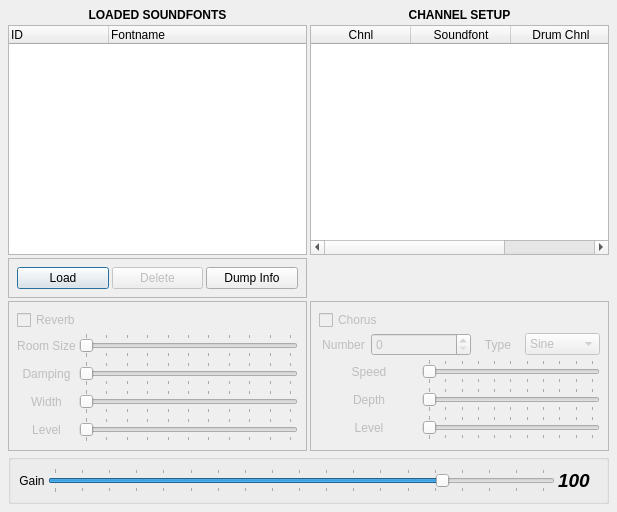
<?xml version="1.0" encoding="UTF-8"?>
<ui version="4.0">
 <class>FLUIDSynthGuiBase</class>
 <widget class="QDialog" name="FLUIDSynthGuiBase">
  <property name="geometry">
   <rect>
    <x>0</x>
    <y>0</y>
    <width>617</width>
    <height>512</height>
   </rect>
  </property>
  <property name="windowTitle">
   <string>FLUID Synth</string>
  </property>
  <layout class="QGridLayout" name="gridLayout">
   <item row="0" column="0">
    <layout class="QGridLayout" name="FluidGrid">
     <item row="2" column="0">
      <widget class="QFrame" name="DiskButtons">
       <property name="frameShape">
        <enum>QFrame::StyledPanel</enum>
       </property>
       <property name="frameShadow">
        <enum>QFrame::Raised</enum>
       </property>
       <layout class="QHBoxLayout">
        <item>
         <widget class="QPushButton" name="Push">
          <property name="text">
           <string>Load</string>
          </property>
         </widget>
        </item>
        <item>
         <widget class="QPushButton" name="Pop">
          <property name="enabled">
           <bool>false</bool>
          </property>
          <property name="text">
           <string>Delete</string>
          </property>
         </widget>
        </item>
        <item>
         <widget class="QPushButton" name="dumpInfoButton">
          <property name="text">
           <string>Dump Info</string>
          </property>
         </widget>
        </item>
       </layout>
      </widget>
     </item>
     <item row="1" column="0">
      <widget class="QTreeWidget" name="sfListView">
       <property name="sizePolicy">
        <sizepolicy hsizetype="MinimumExpanding" vsizetype="Expanding">
         <horstretch>0</horstretch>
         <verstretch>0</verstretch>
        </sizepolicy>
       </property>
       <column>
        <property name="text">
         <string>ID</string>
        </property>
       </column>
       <column>
        <property name="text">
         <string>Fontname</string>
        </property>
       </column>
      </widget>
     </item>
     <item row="1" column="1">
      <widget class="QTableWidget" name="channelListView">
       <property name="sizePolicy">
        <sizepolicy hsizetype="MinimumExpanding" vsizetype="Expanding">
         <horstretch>0</horstretch>
         <verstretch>0</verstretch>
        </sizepolicy>
       </property>
       <attribute name="horizontalHeaderStretchLastSection">
        <bool>true</bool>
       </attribute>
       <column>
        <property name="text">
         <string>Chnl</string>
        </property>
       </column>
       <column>
        <property name="text">
         <string>Soundfont</string>
        </property>
       </column>
       <column>
        <property name="text">
         <string>Drum Chnl</string>
        </property>
       </column>
      </widget>
     </item>
     <item row="3" column="0">
      <widget class="QFrame" name="ReverbFrame">
       <property name="enabled">
        <bool>false</bool>
       </property>
       <property name="frameShape">
        <enum>QFrame::StyledPanel</enum>
       </property>
       <property name="frameShadow">
        <enum>QFrame::Raised</enum>
       </property>
       <layout class="QGridLayout">
        <item row="4" column="1">
         <widget class="QSlider" name="ReverbLevel">
          <property name="maximum">
           <number>16383</number>
          </property>
          <property name="singleStep">
           <number>16</number>
          </property>
          <property name="pageStep">
           <number>1638</number>
          </property>
          <property name="orientation">
           <enum>Qt::Horizontal</enum>
          </property>
          <property name="tickPosition">
           <enum>QSlider::TicksBothSides</enum>
          </property>
          <property name="tickInterval">
           <number>1638</number>
          </property>
         </widget>
        </item>
        <item row="3" column="1">
         <widget class="QSlider" name="ReverbWidth">
          <property name="maximum">
           <number>16383</number>
          </property>
          <property name="singleStep">
           <number>16</number>
          </property>
          <property name="pageStep">
           <number>1638</number>
          </property>
          <property name="orientation">
           <enum>Qt::Horizontal</enum>
          </property>
          <property name="tickPosition">
           <enum>QSlider::TicksBothSides</enum>
          </property>
          <property name="tickInterval">
           <number>1638</number>
          </property>
         </widget>
        </item>
        <item row="2" column="1">
         <widget class="QSlider" name="ReverbDamping">
          <property name="maximum">
           <number>16383</number>
          </property>
          <property name="singleStep">
           <number>16</number>
          </property>
          <property name="pageStep">
           <number>1638</number>
          </property>
          <property name="orientation">
           <enum>Qt::Horizontal</enum>
          </property>
          <property name="tickPosition">
           <enum>QSlider::TicksBothSides</enum>
          </property>
          <property name="tickInterval">
           <number>1638</number>
          </property>
         </widget>
        </item>
        <item row="1" column="1">
         <widget class="QSlider" name="ReverbRoomSize">
          <property name="maximum">
           <number>16383</number>
          </property>
          <property name="singleStep">
           <number>16</number>
          </property>
          <property name="pageStep">
           <number>1638</number>
          </property>
          <property name="orientation">
           <enum>Qt::Horizontal</enum>
          </property>
          <property name="tickPosition">
           <enum>QSlider::TicksBothSides</enum>
          </property>
          <property name="tickInterval">
           <number>1638</number>
          </property>
         </widget>
        </item>
        <item row="4" column="0">
         <widget class="QLabel" name="ReverbLevelLabel">
          <property name="text">
           <string>Level</string>
          </property>
          <property name="alignment">
           <set>Qt::AlignCenter</set>
          </property>
          <property name="wordWrap">
           <bool>false</bool>
          </property>
         </widget>
        </item>
        <item row="3" column="0">
         <widget class="QLabel" name="ReverbWidthLabel">
          <property name="text">
           <string>Width</string>
          </property>
          <property name="alignment">
           <set>Qt::AlignCenter</set>
          </property>
          <property name="wordWrap">
           <bool>false</bool>
          </property>
         </widget>
        </item>
        <item row="2" column="0">
         <widget class="QLabel" name="ReverbDampingLabel">
          <property name="text">
           <string>Damping</string>
          </property>
          <property name="alignment">
           <set>Qt::AlignCenter</set>
          </property>
          <property name="wordWrap">
           <bool>false</bool>
          </property>
         </widget>
        </item>
        <item row="1" column="0">
         <widget class="QLabel" name="ReverbRoomSizeLabel">
          <property name="text">
           <string>Room Size</string>
          </property>
          <property name="alignment">
           <set>Qt::AlignCenter</set>
          </property>
          <property name="wordWrap">
           <bool>false</bool>
          </property>
         </widget>
        </item>
        <item row="0" column="0" colspan="2">
         <widget class="QCheckBox" name="Reverb">
          <property name="text">
           <string>Reverb</string>
          </property>
         </widget>
        </item>
       </layout>
      </widget>
     </item>
     <item row="0" column="1">
      <widget class="QLabel" name="fontSetupLabel">
       <property name="font">
        <font>
         <weight>75</weight>
         <bold>true</bold>
        </font>
       </property>
       <property name="text">
        <string>CHANNEL SETUP</string>
       </property>
       <property name="scaledContents">
        <bool>false</bool>
       </property>
       <property name="alignment">
        <set>Qt::AlignCenter</set>
       </property>
       <property name="wordWrap">
        <bool>true</bool>
       </property>
      </widget>
     </item>
     <item row="3" column="1">
      <widget class="QFrame" name="ChorusFrame">
       <property name="enabled">
        <bool>false</bool>
       </property>
       <property name="frameShape">
        <enum>QFrame::StyledPanel</enum>
       </property>
       <property name="frameShadow">
        <enum>QFrame::Raised</enum>
       </property>
       <layout class="QGridLayout">
        <item row="1" column="4">
         <widget class="QComboBox" name="ChorusType">
          <item>
           <property name="text">
            <string>Sine</string>
           </property>
          </item>
          <item>
           <property name="text">
            <string>Triangle</string>
           </property>
          </item>
         </widget>
        </item>
        <item row="1" column="3">
         <widget class="QLabel" name="ChorusTypeLabel">
          <property name="text">
           <string>Type</string>
          </property>
          <property name="alignment">
           <set>Qt::AlignCenter</set>
          </property>
          <property name="wordWrap">
           <bool>false</bool>
          </property>
         </widget>
        </item>
        <item row="1" column="1" colspan="2">
         <widget class="QSpinBox" name="ChorusNumber">
          <property name="maximum">
           <number>127</number>
          </property>
         </widget>
        </item>
        <item row="1" column="0">
         <widget class="QLabel" name="ChorusNumberLabel">
          <property name="text">
           <string>Number</string>
          </property>
          <property name="alignment">
           <set>Qt::AlignCenter</set>
          </property>
          <property name="wordWrap">
           <bool>false</bool>
          </property>
         </widget>
        </item>
        <item row="2" column="2" colspan="3">
         <widget class="QSlider" name="ChorusSpeed">
          <property name="maximum">
           <number>16383</number>
          </property>
          <property name="singleStep">
           <number>16</number>
          </property>
          <property name="pageStep">
           <number>1638</number>
          </property>
          <property name="orientation">
           <enum>Qt::Horizontal</enum>
          </property>
          <property name="tickPosition">
           <enum>QSlider::TicksBothSides</enum>
          </property>
          <property name="tickInterval">
           <number>1638</number>
          </property>
         </widget>
        </item>
        <item row="2" column="0" colspan="2">
         <widget class="QLabel" name="ChorusSpeedLabel">
          <property name="text">
           <string>Speed</string>
          </property>
          <property name="alignment">
           <set>Qt::AlignCenter</set>
          </property>
          <property name="wordWrap">
           <bool>false</bool>
          </property>
         </widget>
        </item>
        <item row="3" column="2" colspan="3">
         <widget class="QSlider" name="ChorusDepth">
          <property name="maximum">
           <number>16383</number>
          </property>
          <property name="singleStep">
           <number>16</number>
          </property>
          <property name="pageStep">
           <number>1638</number>
          </property>
          <property name="orientation">
           <enum>Qt::Horizontal</enum>
          </property>
          <property name="tickPosition">
           <enum>QSlider::TicksBothSides</enum>
          </property>
          <property name="tickInterval">
           <number>1638</number>
          </property>
         </widget>
        </item>
        <item row="3" column="0" colspan="2">
         <widget class="QLabel" name="ChorusDepthLabel">
          <property name="text">
           <string>Depth</string>
          </property>
          <property name="alignment">
           <set>Qt::AlignCenter</set>
          </property>
          <property name="wordWrap">
           <bool>false</bool>
          </property>
         </widget>
        </item>
        <item row="4" column="2" colspan="3">
         <widget class="QSlider" name="ChorusLevel">
          <property name="maximum">
           <number>16383</number>
          </property>
          <property name="singleStep">
           <number>16</number>
          </property>
          <property name="pageStep">
           <number>1638</number>
          </property>
          <property name="orientation">
           <enum>Qt::Horizontal</enum>
          </property>
          <property name="tickPosition">
           <enum>QSlider::TicksBothSides</enum>
          </property>
          <property name="tickInterval">
           <number>1638</number>
          </property>
         </widget>
        </item>
        <item row="4" column="0" colspan="2">
         <widget class="QLabel" name="ChorusLevelLabel">
          <property name="text">
           <string>Level</string>
          </property>
          <property name="alignment">
           <set>Qt::AlignCenter</set>
          </property>
          <property name="wordWrap">
           <bool>false</bool>
          </property>
         </widget>
        </item>
        <item row="0" column="0" colspan="5">
         <widget class="QCheckBox" name="Chorus">
          <property name="text">
           <string>Chorus</string>
          </property>
         </widget>
        </item>
       </layout>
      </widget>
     </item>
     <item row="4" column="0" colspan="2">
      <widget class="QGroupBox" name="GainBox">
       <property name="title">
        <string/>
       </property>
       <layout class="QHBoxLayout" name="horizontalLayout">
        <item>
         <widget class="QLabel" name="GainLabel">
          <property name="text">
           <string>Gain</string>
          </property>
          <property name="alignment">
           <set>Qt::AlignCenter</set>
          </property>
          <property name="wordWrap">
           <bool>false</bool>
          </property>
         </widget>
        </item>
        <item>
         <widget class="QSlider" name="Gain">
          <property name="minimum">
           <number>0</number>
          </property>
          <property name="maximum">
           <number>127</number>
          </property>
          <property name="pageStep">
           <number>5</number>
          </property>
          <property name="value">
           <number>100</number>
          </property>
          <property name="tracking">
           <bool>true</bool>
          </property>
          <property name="orientation">
           <enum>Qt::Horizontal</enum>
          </property>
          <property name="tickPosition">
           <enum>QSlider::TicksBothSides</enum>
          </property>
          <property name="tickInterval">
           <number>7</number>
          </property>
         </widget>
        </item>
        <item>
         <widget class="QLabel" name="labelGainValue">
          <property name="minimumSize">
           <size>
            <width>40</width>
            <height>0</height>
           </size>
          </property>
          <property name="font">
           <font>
            <pointsize>14</pointsize>
            <weight>75</weight>
            <italic>true</italic>
            <bold>true</bold>
           </font>
          </property>
          <property name="text">
           <string>100</string>
          </property>
         </widget>
        </item>
       </layout>
      </widget>
     </item>
     <item row="0" column="0">
      <widget class="QLabel" name="loadedFontsLabel">
       <property name="font">
        <font>
         <weight>75</weight>
         <bold>true</bold>
        </font>
       </property>
       <property name="text">
        <string>LOADED SOUNDFONTS</string>
       </property>
       <property name="alignment">
        <set>Qt::AlignCenter</set>
       </property>
       <property name="wordWrap">
        <bool>true</bool>
       </property>
      </widget>
     </item>
     <item row="2" column="1">
      <widget class="QLabel" name="pixmapLabel">
       <property name="sizePolicy">
        <sizepolicy hsizetype="Maximum" vsizetype="Maximum">
         <horstretch>0</horstretch>
         <verstretch>0</verstretch>
        </sizepolicy>
       </property>
       <property name="pixmap">
        <pixmap>image3</pixmap>
       </property>
       <property name="scaledContents">
        <bool>true</bool>
       </property>
       <property name="wordWrap">
        <bool>false</bool>
       </property>
      </widget>
     </item>
    </layout>
   </item>
  </layout>
 </widget>
 <layoutdefault spacing="3" margin="8"/>
 <resources/>
 <!-- Gain -> labelGainValue (valueChanged(int) -> setNum(int)) auto-connection
      used to live here. Removed: QLabel::setNum is overloaded (int/double),
      and some uic versions fail to disambiguate the pointer-based connect()
      they generate for it. See the connect(Gain, ..., labelGainValue,
      SLOT(setNum(int))) call in FluidSynthGui::FluidSynthGui()
      (fluidsynthgui.cpp), which replaces this. -->
 <connections/>
</ui>
